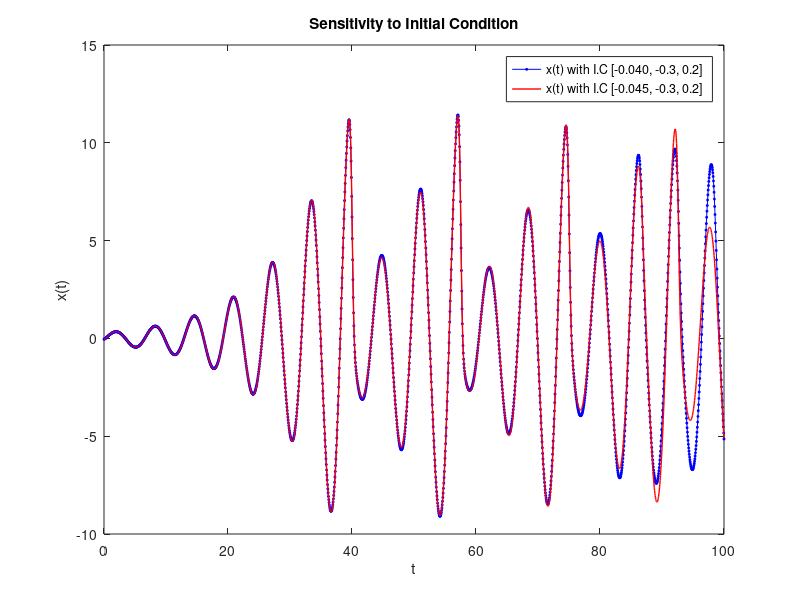

Here is the MATLAB script that generated this plot:
% Sensitivity to initial condition
% a, b and c are fixed parameter in Rossler system
% x0 and x1 are two different initial condition
% t0 and tf are initial and final time and h is step size 
%--------------------------------------------------------------------------
clc; clear;
a = 0.2; b = 0.2; c = 5.7; t0 = 0; tf = 100; h = 0.05;
f = @(t,x) [-x(2)-x(3); x(1)+a*x(2); b+x(3)*(x(1)-c)];
tspan = t0:h:tf;      % time interval for ode45()
%--------------------------------------------------------------------------
x0 = [-0.04; -0.3; 0.2];    % first initial condition
[t,x] = ode45(f,tspan,x0);
plot(t,x(:,1),'-b*','MarkerSize',2); hold on
%--------------------------------------------------------------------------
x1 = [-0.045; -0.3; 0.2];   % second initial condition
[t,x] = ode45(f,tspan,x1); 
plot(t,x(:,1),'-r','LineWidth',1);
hold all;
xlabel('t'); ylabel('x(t)');
legend(sprintf('x(t) with I.C [%.3f, %.1f, %.1f]',x0),...
    sprintf('x(t) with I.C [%.3f, %.1f, %.1f]',x1));
title('Sensitivity to Initial Condition');